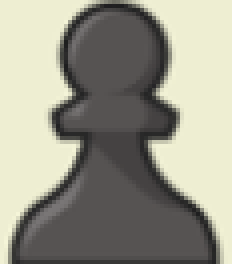
#> input picture black_pawn.png, 58 x 66 px (shown 4 times larger)
$ python -i ChessBoardDetection.py   (imports and definitions only)   (older library calls are emulated)
#> lines starting #> are read from the running program, lines starting #| are printed output that depends on the picture; after the words box and inside, x2 and y2 are one past the last pixel; in counts of white or black regions, pixels touching at a corner belong together
### utils.py
import cv2 as cv
from collections import Counter
import numpy as np
from sklearn.cluster import KMeans
import imutils
import win32gui
import io

# Funcion para mostrar la imagen con tamaño variable
# [24 lines left out: functions showImage, listWindowNames, printArrayBoard, not called in this run]

#Para transformar los valores numericos del array en valores ASCII para FEN
index2piece = {
    1: "p",
    2: "n",
    3: "b",
    4: "r",
    5: "q",
    6: "k",
}

# [30 lines left out: function array2fen, not called in this run]

def change_case(s):
    return "".join([c.lower() if c.isupper() else c.upper() for c in s])

# [36 lines left out: functions completeFENString, findChessWindow, palettePerc, not called in this run]


blank_square_threshold = 0.91


# [81 lines left out: functions isBlankSquare, isPieceWhite, getBestScaleMatch, not called in this run]


def isBlankSquare3(image):

    global blank_square_threshold

    image = cv.cvtColor(image,cv.COLOR_BGR2RGB)

    flattened_img = image.reshape((-1,3))
    result = np.unique(flattened_img, axis=0, return_counts = True)
    image_size = len(flattened_img)
    ocurrences = result[1]
    max_ocurrence = np.amax(ocurrences)

    return max_ocurrence/image_size > 0.8

### ChessBoardDetection.py
import cv2 as cv
import numpy as np
import os
import math
from utils import showImage,isBlankSquare3,getBestScaleMatch,isPieceWhite,array2fen

#Poner el path relativo
# [1 line not run here, left out]


class ChessBoardAnalizer:

    filename2piece = {
        "./template_images\\black_pawn.png": -1,
        "./template_images\\black_knight.png": -2,
        "./template_images\\black_bishop.png": -3,
        "./template_images\\black_rook.png": -4,
        "./template_images\\black_queen.png": -5,
        "./template_images\\black_king.png": -6,
    }

    def __init__(self, image):
        self.board = image


    def getContours(self):

        #Pasamos a gris la imagen
        gray = cv.cvtColor(self.board, cv.COLOR_BGR2GRAY)
        #Hacemos un threshold
        th = cv.adaptiveThreshold(gray,255,cv.ADAPTIVE_THRESH_GAUSSIAN_C,cv.THRESH_BINARY,9,2)
        #showImage("Threshold Image", th)

        #Cogemos los contornos de la imagen
        contours, _ = cv.findContours(th, cv.RETR_TREE,cv.CHAIN_APPROX_SIMPLE)
        return contours

    def findBoard(self, contours):
        #Suma máxima del tamaño de los contornos (width + height)
        maxSum = 0
        #Aquí almacenamos el contorno más grande en perímetro/2
        contornoMax = []
        #Variables para luego cropear la imagen
        xSquare, ySquare, wSquare, hSquare = 0, 0, 0, 0
        #Iteramos los contornos
        for cnt in contours:
            approx = cv.approxPolyDP(cnt, 0.05 * cv.arcLength(cnt, True), True)
            if len(approx) == 4:
                x, y, w, h = cv.boundingRect(cnt)
                ratio = float(w) / h

                if w + h > maxSum and 0.9 <= ratio <= 1.1:  # Buscamos el cuadrado mas grande con la suma de ancho y alto
                    maxSum = w + h
                    contornoMax = cnt
                    xSquare, ySquare, wSquare, hSquare = x, y, w, h  # Guardamos el cuadrado para recortar

        #Dibujar contornos
        #REVIEW: le hemos quitado 5 pixeles por cada lado ya que con esto se queda perfecta la imagen en cada intento
        cropped_chessboard = self.board[ySquare+5:ySquare + hSquare -5,
                                        xSquare+5:xSquare +
                                        wSquare - 5]  # Recorte de la imagen
        #Dibujamos cuadrado para ver el tablero
        self.board = cv.drawContours(self.board, [contornoMax], -1, (0, 255, 0), 3)

        #Devolvemos imagen recortada y posicion en la pantalla
        return cropped_chessboard, xSquare, ySquare

    def divideSquares(self, cropped_board):

        img_width = cropped_board.shape[0] #Anchura del tablero
        square_size = int(img_width / 8)  # Tamaño del lado del cuadrado

        squares_arr = [] #Array que contenga las posiciones de arriba izquierda de los cuadrados

        #Añadimos las posiciones en la pantalla de los cuadrados
        for f in range(8):
            for c in range(8):
                squares_arr.append(
                    (int(f * square_size), int(c * square_size)))

        return squares_arr, square_size


    def classifyPieces(self, squares_array, square_size, cropped_chessboard):

        #Iteramos por todos los cuadrados y vamos añadiendo piezas
        directory = './template_images'
        precision_values = []
        board = np.zeros((8,8), dtype=np.int)

        for (x, y) in squares_array:
            #Cropeamos las imagenes
            chess_square = cropped_chessboard[x:x + square_size,
                                              y:y + square_size]
            #showImage("square" + str(x) + str(y), chess_square)

            #Filtramos primero si es un cuadrado sin nada
            if isBlankSquare3(chess_square):
                #Si no tiene nada continuamos a la siguiente iteración
                continue


            #showImage("square" + str(x) + str(y), chess_square)
            for filename in os.listdir(directory):
                f = os.path.join(directory, filename)
                # checking if it is a file
                if os.path.isfile(f):
                    current_img = cv.imread(f, 0)
                    best_match = getBestScaleMatch(chess_square,current_img)
                    #print("Best match is: ", best_match)
                    precision_values.append((f, best_match))

            #print(precision_values)

            top_piece = "",
            top_value = -math.inf

            for (name, precision) in precision_values:
                if precision > top_value:
                    top_value = precision
                    top_piece = name

            #posicionamiento en tablero virtual
            x_piece = int(x / int(square_size))
            y_piece = int(y / int(square_size))


            piece_value = self.filename2piece[top_piece]

            #Evaluamos si la pieza es blanca para cambiarle el valor
            if(isPieceWhite(chess_square)):
                piece_value = -piece_value

            #Metemos la pieza en la matriz
            board[x_piece][y_piece] =  piece_value

            #Vaciamos array
            precision_values.clear()


        return board


    def processBoard(self):
        contours = self.getContours()
        cropped_chessboard, x, y = self.findBoard(contours)
        squares_array, square_size = self.divideSquares(cropped_chessboard)
        updatedChess = self.classifyPieces(squares_array, square_size, cropped_chessboard)

        #Devolvemos el nuevo objeto Chess con las posiciones de las piezas actualizadas
        return updatedChess, x, y, square_size

>>> import cv2
>>> picture = cv2.imread('black_pawn.png')
#> picture is the input picture: shape (66, 58, 3); mean B, G, R 138, 151.8, 153
>>> result = ChessBoardAnalizer(picture).processBoard()
#> in getContours, `gray = cv.cvtColor(self.board, cv.COLOR_BGR2GRAY)`:
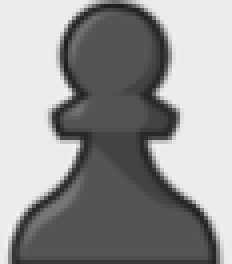
#> gray: shape (66, 58) (shown 4 times larger); min 30, max 242, mean 150.7
#> in getContours, `th = cv.adaptiveThreshold(gray,255,cv.ADAPTIVE_THRESH_GAUSSIAN_C,cv.TH..`:
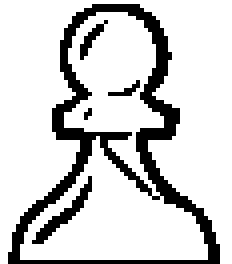
#> th: shape (66, 58) (shown 4 times larger); 81.6% white; black in thin lines or dots, all inside (x1, y1, x2, y2) = (2, 1, 55, 66)
#> in getContours, `contours, _ = cv.findContours(th, cv.RETR_TREE,cv.CHAIN_APPROX_SIMPLE)`: contours = 8 contours, 3 with area under 20; largest, box (x1, y1, x2, y2) and area: (0, 0, 58, 66) 1649, (5, 3, 52, 65) 1269, (7, 43, 24, 62) 74, (19, 5, 27, 16) 30, (26, 19, 36, 25) 20
#> the loop in findBoard, `for cnt in contours:` made 8 passes
#> (x, y, w, h, ratio, maxSum, contornoMax, xSquare) on pass 7: (25, 4, 3, 3, 1, 6, [[25, 5], [26, 4], [27, 5], [26, 6]], 25)
#> (approx, x, y, w, h, ratio) on passes 4 to 6: ([[22, 26], [23, 28], [21, 30], [20, 28]], 20, 26, 4, 5, 0.8), ([[35, 20], [32, 24], [26, 23], [34, 19]], 26, 19, 10, 6, 1.67), ([[25, 5], [26, 7], [20, 15], [19, 11]], 19, 5, 8, 11, 0.727)
#> after the loop in findBoard, `for cnt in contours:`: hSquare = 3; maxSum = 6; wSquare = 3; xSquare = 25; ySquare = 4
#> in findBoard, `cropped_chessboard = self.board[ySquare+5:ySquare + hSquare -5, xSquar..`: cropped_chessboard = empty array
#> in findBoard, `self.board = cv.drawContours(self.board, [contornoMax], -1, (0, 255, 0..`:
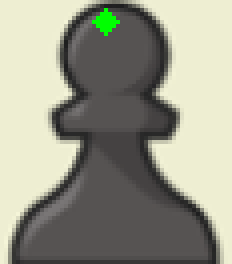
#> self.board: shape (66, 58, 3) (shown 4 times larger); 0.65% of pixels changed, all inside (x1, y1, x2, y2) = (23, 2, 30, 9)
#> in processBoard, `cropped_chessboard, x, y = self.findBoard(contours)`: x = 25; y = 4
#> in processBoard, `squares_array, square_size = self.divideSquares(cropped_chessboard)`: squares_array = 64 pairs, first value 0 to 0, second value 0 to 0; square_size = 0
#> in classifyPieces, `chess_square = cropped_chessboard[x:x + square_size, y:y + square_size]`: chess_square = empty array
#> (the run stopped early here; a loop or call above may not have finished)
